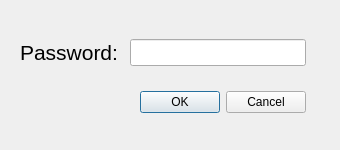
<?xml version="1.0" encoding="UTF-8"?>
<ui version="4.0">
 <class>login</class>
 <widget class="QDialog" name="login">
  <property name="geometry">
   <rect>
    <x>0</x>
    <y>0</y>
    <width>340</width>
    <height>150</height>
   </rect>
  </property>
  <property name="minimumSize">
   <size>
    <width>340</width>
    <height>150</height>
   </size>
  </property>
  <property name="maximumSize">
   <size>
    <width>340</width>
    <height>150</height>
   </size>
  </property>
  <property name="windowTitle">
   <string>Login</string>
  </property>
  <widget class="QWidget" name="layoutWidget">
   <property name="geometry">
    <rect>
     <x>20</x>
     <y>20</y>
     <width>286</width>
     <height>114</height>
    </rect>
   </property>
   <layout class="QVBoxLayout" name="verticalLayout">
    <item>
     <layout class="QHBoxLayout" name="horizontalLayout_2">
      <item>
       <widget class="QLabel" name="label_2">
        <property name="text">
         <string>&lt;html&gt;&lt;head/&gt;&lt;body&gt;&lt;p&gt;&lt;span style=&quot; font-size:16pt;&quot;&gt;Password: &lt;/span&gt;&lt;/p&gt;&lt;/body&gt;&lt;/html&gt;</string>
        </property>
       </widget>
      </item>
      <item>
       <widget class="QLineEdit" name="lineEdit_2">
        <property name="font">
         <font>
          <pointsize>12</pointsize>
         </font>
        </property>
        <property name="echoMode">
         <enum>QLineEdit::Password</enum>
        </property>
       </widget>
      </item>
     </layout>
    </item>
    <item>
     <widget class="QDialogButtonBox" name="buttonBox">
      <property name="standardButtons">
       <set>QDialogButtonBox::Cancel|QDialogButtonBox::Ok</set>
      </property>
     </widget>
    </item>
   </layout>
  </widget>
 </widget>
 <resources/>
 <connections>
  <connection>
   <sender>buttonBox</sender>
   <signal>accepted()</signal>
   <receiver>login</receiver>
   <slot>accept()</slot>
   <hints>
    <hint type="sourcelabel">
     <x>139</x>
     <y>121</y>
    </hint>
    <hint type="destinationlabel">
     <x>113</x>
     <y>152</y>
    </hint>
   </hints>
  </connection>
  <connection>
   <sender>buttonBox</sender>
   <signal>rejected()</signal>
   <receiver>login</receiver>
   <slot>reject()</slot>
   <hints>
    <hint type="sourcelabel">
     <x>257</x>
     <y>130</y>
    </hint>
    <hint type="destinationlabel">
     <x>257</x>
     <y>159</y>
    </hint>
   </hints>
  </connection>
 </connections>
</ui>
